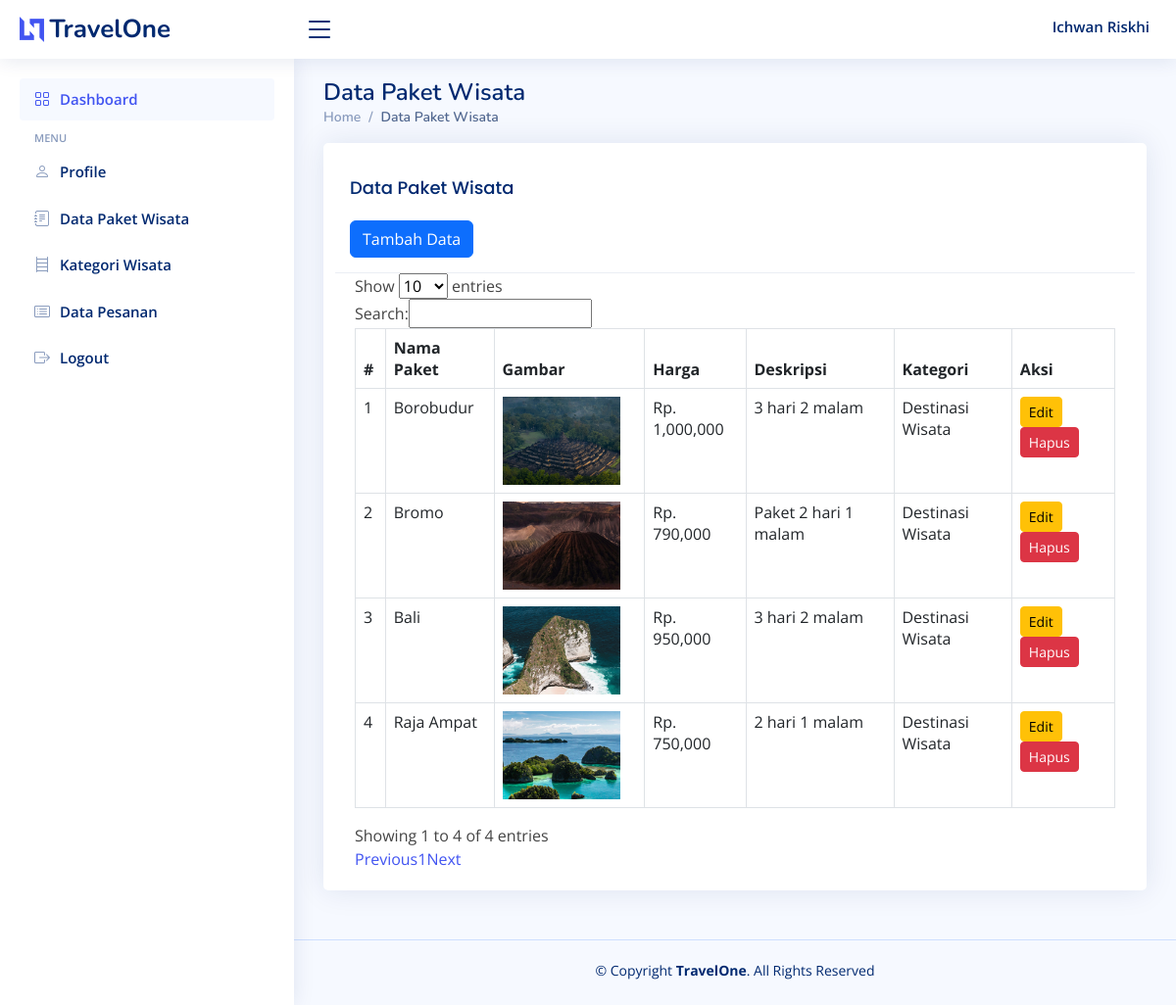
Screenshot of /admin/paket.php (signed in) with the database file from the repository.
### tables this page shows
CREATE TABLE `users` (
  `user_id` int(5) NOT NULL,
  `nama_lengkap` varchar(30) NOT NULL,
  `email` varchar(30) NOT NULL,
  `password` varchar(15) NOT NULL,
  `telephone` varchar(13) DEFAULT NULL,
  `gender` enum('pria','wanita') DEFAULT NULL,
  `profile_picture` varchar(255) NOT NULL,
  `role` enum('user','admin') NOT NULL
);

CREATE TABLE `tour_packages` (
  `package_id` int(11) NOT NULL,
  `package` varchar(30) NOT NULL,
  `picture` varchar(255) NOT NULL,
  `price` varchar(15) NOT NULL,
  `description` text NOT NULL,
  `category_id` int(11) NOT NULL
);

CREATE TABLE `categories` (
  `category_id` int(11) NOT NULL,
  `category` varchar(30) NOT NULL
);

### admin/paket.php (the view, shortened to what this page needs)
<?php
include '../layout/header.php';
include '../layout/sidebar_admin.php';
?>
<!DOCTYPE html>
<html lang="en">
<head>
  <link href="../assets1/vendor/bootstrap/css/bootstrap.min.css" rel="stylesheet">
  <link href="../assets1/vendor/bootstrap-icons/bootstrap-icons.css" rel="stylesheet">
  <link href="../assets1/vendor/boxicons/css/boxicons.min.css" rel="stylesheet">
  <link href="../assets1/vendor/quill/quill.snow.css" rel="stylesheet">
  <link href="../assets1/vendor/quill/quill.bubble.css" rel="stylesheet">
  <link href="../assets1/vendor/remixicon/remixicon.css" rel="stylesheet">
  <link href="../assets1/vendor/simple-datatables/style.css" rel="stylesheet">
  <link href="../assets1/css/style.css" rel="stylesheet">
  <link rel="stylesheet" type="text/css" href="https://cdn.datatables.net/v/bs5/dt-1.11.3/datatables.min.css"/>
</head>
<body>
  <main id="main" class="main">
    <div class="pagetitle">
      <h1>Data Paket Wisata</h1>
      <nav>
        <ol class="breadcrumb">
          <li class="breadcrumb-item"><a href="index.php">Home</a></li>
          <li class="breadcrumb-item active">Data Paket Wisata</li>
        </ol>
      </nav>
    </div>
    <div class="content">
    <div class="container">
    <div class="row">
        <div class="card">
        <div class="card-header">
            <h3 class="card-title">Data Paket Wisata</h3>
            <button type="button" class="btn btn-primary" data-bs-toggle="modal" data-bs-target="#modal-tambah">
                Tambah Data
            </button>
        </div>
        <div class="card-body">
            <table class="table table-bordered" id="myTable">
              <thead>
                <tr>
                  <th>#</th>
                  <th>Nama Paket</th>
                  <th>Gambar</th>
                  <th>Harga</th>
                  <th>Deskripsi</th>
                  <th>Kategori</th>
                  <th>Aksi</th>
                </tr>
              </thead>
              <tbody>
              <?php
              $no = 1;
              include "../connection.php";
              $tour_packages = mysqli_query($koneksi, "
                SELECT tp.*, c.category
                FROM tour_packages tp
                JOIN categories c ON tp.category_id = c.category_id
              ");
              while($d_tour_package = mysqli_fetch_array($tour_packages)) {
                ?>
                  <tr>
                    <td><?php echo $no++; ?></td>
                    <td><?=$d_tour_package['package']?></td>
                    <td><img style="width: 120px;" src="../assets1/upload/<?php echo $d_tour_package['picture']; ?>"></td>
                    <td>Rp. <?= number_format($d_tour_package['price'])?></td>
                    <td><?=$d_tour_package['description']?></td>
                    <td><?=$d_tour_package['category']?></td>
                    <td>
                      <button type="submit" class="btn btn-warning btn-sm" data-bs-toggle="modal" data-bs-target="#modal-ubah<?php echo $d_tour_package['package_id']; ?>">
                        <i class="fas fa-edit"></i> Edit
                      </button>
                      <button type="submit" class="btn btn-danger btn-sm" data-bs-toggle="modal" data-bs-target="#modal-hapus<?php echo $d_tour_package['package_id']; ?>">
                        <i class="fas fa-trash"></i> Hapus
                      </button>
                    </td>
                  </tr>
                <?php
              } ?>
              </tbody>
            </table>
          </div>
        </div>
</div>
</div>
</main>
    <?php
include '../layout/footer.php';
?>
</body>
</html>

### layout/header.php (shortened to what this page needs)
<?php
include '../connection.php';
$email = $_SESSION['email'];
$query = $koneksi->prepare("SELECT * FROM users WHERE email = ? LIMIT 1");
$query->bind_param("s", $email);
$query->execute();
$result = $query->get_result();
if ($result->num_rows > 0) {
    $user = $result->fetch_assoc();
} else {
    die("User tidak ditemukan.");
}
$nama_kolom = "nama_lengkap";
?>
<header id="header" class="header fixed-top d-flex align-items-center">
    <div class="d-flex align-items-center justify-content-between">
        <a href="index.php" class="logo d-flex align-items-center">
            <img src="../assets/img/logo.png" alt="">
            <span class="d-none d-lg-block">TravelOne</span>
        </a>
        <i class="bi bi-list toggle-sidebar-btn"></i>
    </div>
    <div class="container d-flex align-items-center justify-content-end">
        <ul class="sidebar-nav">
            <li class="nav-item">
                <a class="nav-link collapsed">
                    <span><?php echo htmlspecialchars($user[$nama_kolom]); ?></span>
                </a>
            </li>
        </ul>
    </div>
</header>

### assets1/css/style.css (style rules this page uses)
:root { scroll-behavior: smooth; }
body { font-family: "Open Sans", sans-serif; background: #f6f9ff; color: #444444; }
a { color: #4154f1; text-decoration: none; }
h1, h2, h3, h4, h5, h6 { font-family: "Nunito", sans-serif; }
#main { margin-top: 60px; padding: 20px 30px; transition: all 0.3s; }
.pagetitle { margin-bottom: 10px; }
.pagetitle h1 { font-size: 24px; margin-bottom: 0; font-weight: 600; color: #012970; }
.card { margin-bottom: 30px; border: none; border-radius: 5px; box-shadow: 0px 0 30px rgba(1, 41, 112, 0.1); }
.card-header, .card-footer { border-color: #ebeef4; background-color: #fff; color: #798eb3; padding: 15px; }
.card-title { padding: 20px 0 15px 0; font-size: 18px; font-weight: 500; color: #012970; font-family: "Poppins", sans-serif; }
.card-body { padding: 0 20px 20px 20px; }
.breadcrumb { font-size: 14px; font-family: "Nunito", sans-serif; color: #899bbd; font-weight: 600; }
.breadcrumb a { color: #899bbd; transition: 0.3s; }
.breadcrumb .breadcrumb-item::before { color: #899bbd; }
.breadcrumb .active { color: #51678f; font-weight: 600; }
.logo { line-height: 1; }
@media (min-width: 1200px) { .logo { width: 280px; } }
.logo img { max-height: 26px; margin-right: 6px; }
.logo span { font-size: 26px; font-weight: 700; color: #012970; font-family: "Nunito", sans-serif; }
.header { transition: all 0.5s; z-index: 997; height: 60px; box-shadow: 0px 2px 20px rgba(1, 41, 112, 0.1); background-color: #fff; padding-left: 20px; }
.header .toggle-sidebar-btn { font-size: 32px; padding-left: 10px; cursor: pointer; color: #012970; }
@media (min-width: 1200px) { #main, #footer { margin-left: 300px; } }
.sidebar-nav { padding: 0; margin: 0; list-style: none; }
.sidebar-nav li { padding: 0; margin: 0; list-style: none; }
.sidebar-nav .nav-item { margin-bottom: 5px; }
.sidebar-nav .nav-link { display: flex; align-items: center; font-size: 15px; font-weight: 600; color: #4154f1; transition: 0.3; background: #f6f9ff; padding: 10px 15px; border-radius: 4px; }
.sidebar-nav .nav-link.collapsed { color: #012970; background: #fff; }

### rows the page displays
users: nama_lengkap "Ichwan Riskhi"
tour_packages: package "Borobudur", picture (picture), price "1,000,000", description "3 hari 2 malam", category.category "Destinasi Wisata"
tour_packages: package "Bromo", picture (picture), price "790,000", description "Paket 2 hari 1 malam", category.category "Destinasi Wisata"
tour_packages: package "Bali", picture (picture), price "950,000", description "3 hari 2 malam", category.category "Destinasi Wisata"
tour_packages: package "Raja Ampat", picture (picture), price "750,000", description "2 hari 1 malam", category.category "Destinasi Wisata"
